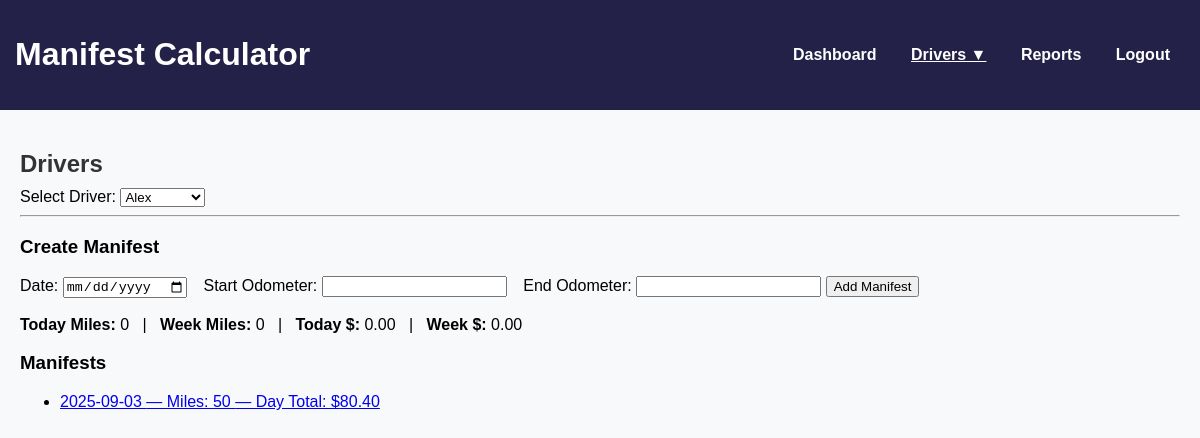
The page /drivers?driver=3 on the database as committed earlier.
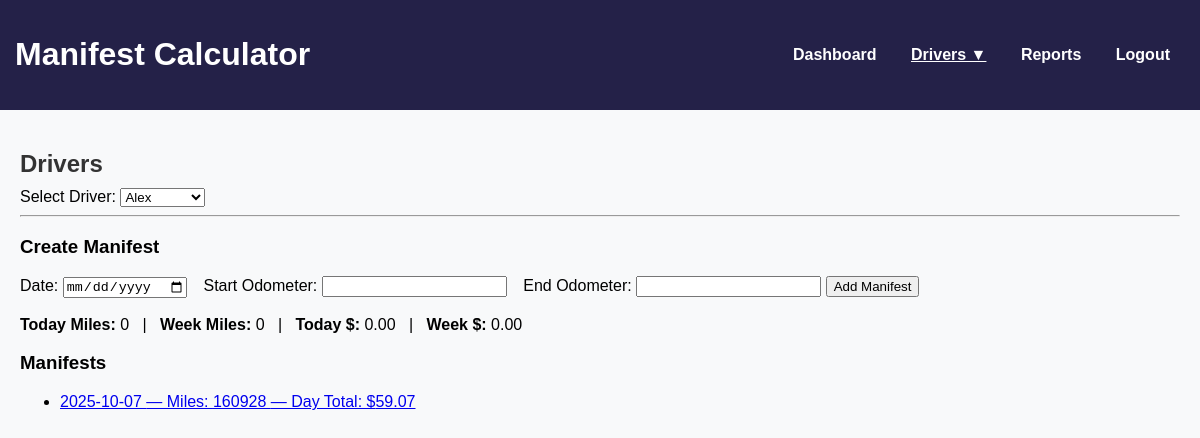
The same page on the database as committed later.
### models.py (models this page shows)
class Manifest(db.Model):
    id = db.Column(db.Integer, primary_key=True)
    driver_id = db.Column(db.Integer, db.ForeignKey('driver.id'), nullable=False)
    date = db.Column(db.Date, nullable=False)
    start_odometer = db.Column(db.Integer)
    end_odometer = db.Column(db.Integer)
    total_miles = db.Column(db.Integer)
    day_total = db.Column(db.Float)  # sum of all stops
    driver = db.relationship('Driver', back_populates='manifests')
    stops = db.relationship('Stop', back_populates='manifest', cascade="all, delete-orphan")

### app.py (the view)
@app.route('/drivers', methods=['GET', 'POST'])
def drivers():
    all_drivers = Driver.query.order_by(Driver.name).all()
    selected_driver_id = request.form.get('driver') or request.args.get('driver')
    manifests = []
    totals = {'day_miles': 0, 'week_miles': 0, 'day_total': 0.0, 'week_total': 0.0}
    if selected_driver_id:
        manifests = Manifest.query.filter_by(driver_id=selected_driver_id).order_by(Manifest.date.asc()).all()
        today = datetime.today().date()
        start_of_week = today - timedelta(days=today.weekday())
        daily = [m for m in manifests if m.date == today]
        weekly = [m for m in manifests if start_of_week <= m.date <= today]
        totals['day_miles'] = sum(m.total_miles or 0 for m in daily)
        totals['week_miles'] = sum(m.total_miles or 0 for m in weekly)
        totals['day_total'] = sum(m.day_total or 0 for m in daily)
        totals['week_total'] = sum(m.day_total or 0 for m in weekly)
    return render_template(
        'drivers.html',
        drivers=all_drivers,
        selected_driver_id=selected_driver_id,
        manifests=manifests,
        totals=totals,
        active_page='drivers'
    )

### app.py (called while the page is built)
@app.context_processor
def inject_drivers():
    all_drivers = Driver.query.order_by(Driver.name).all()
    return dict(all_drivers=all_drivers)

### templates/drivers.html (shortened to what this page needs)
{% extends "base.html" %}
{% block content %}
<h2>Drivers</h2>
<form method="POST" action="{{ url_for('drivers') }}">
  <label for="driver">Select Driver:</label>
  <select name="driver" id="driver" onchange="this.form.submit()">
    {% for d in drivers %}
      <option value="{{ d.id }}" {% if selected_driver_id and d.id == selected_driver_id|int %}selected{% endif %}>
        {{ d.name }}
      </option>
    {% endfor %}
  </select>
</form>
{% if selected_driver_id %}
  <hr>
  <h3>Create Manifest</h3>
  <form method="POST" action="{{ url_for('create_manifest') }}">
    <label>Date:</label>
    <input type="date" name="date" required>
    <label style="margin-left:12px;">Start Odometer:</label>
    <input type="number" name="start_odometer" step="1" required>
    <label style="margin-left:12px;">End Odometer:</label>
    <input type="number" name="end_odometer" step="1" required>
    <button type="submit">Add Manifest</button>
  </form>
  <div style="margin-top:18px;">
    <strong>Today Miles:</strong> {{ totals.day_miles }}
    &nbsp;&nbsp;|&nbsp;&nbsp;
    <strong>Week Miles:</strong> {{ totals.week_miles }}
    &nbsp;&nbsp;|&nbsp;&nbsp;
    <strong>Today $:</strong> {{ "%.2f"|format(totals.day_total) }}
    &nbsp;&nbsp;|&nbsp;&nbsp;
    <strong>Week $:</strong> {{ "%.2f"|format(totals.week_total) }}
  </div>
  <h3 style="margin-top:18px;">Manifests</h3>
  <ul>
    {% for m in manifests %}
      <li>
        <a href="{{ url_for('manifest_detail', manifest_id=m.id) }}">
          {{ m.date }} — Miles: {{ m.total_miles }} — Day Total: ${{ "%.2f"|format(m.day_total or 0) }}
        </a>
      </li>
    {% else %}
      <li>No manifests yet.</li>
    {% endfor %}
  </ul>
{% endif %}
{% endblock %}

Rows that differ between the two databases and show on the page:
no longer on this page (row edited): Manifest: date "2025-09-03", total_miles "50", day_total "80.40"
now on this page (row edited): Manifest: date "2025-10-07", total_miles "160928", day_total "59.07"
